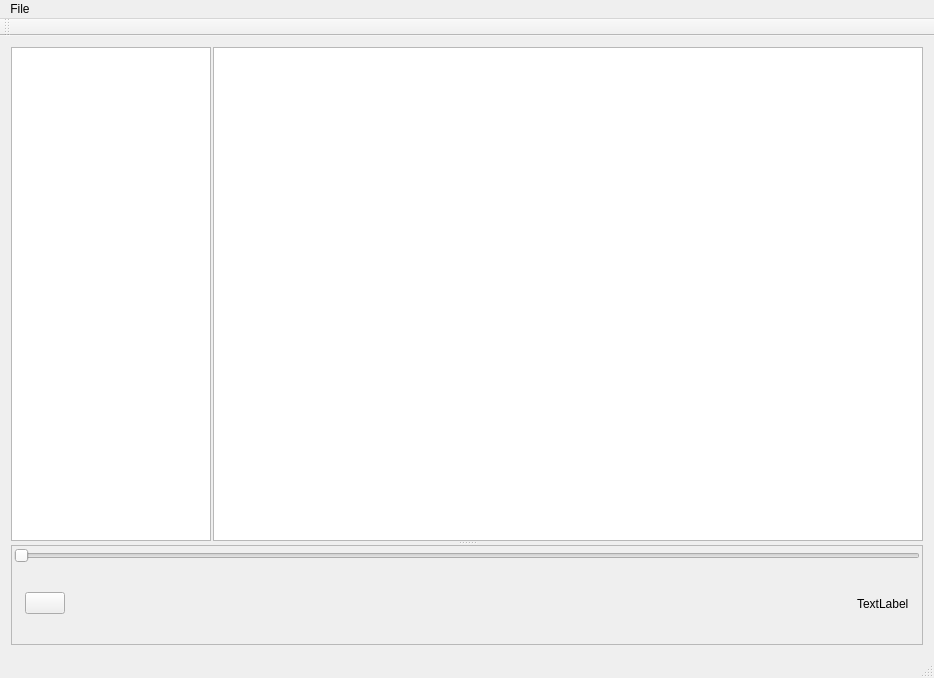
<?xml version="1.0" encoding="UTF-8"?>
<ui version="4.0">
 <class>MainWindow</class>
 <widget class="QMainWindow" name="MainWindow">
  <property name="geometry">
   <rect>
    <x>0</x>
    <y>0</y>
    <width>934</width>
    <height>678</height>
   </rect>
  </property>
  <property name="windowTitle">
   <string>Visual Vision</string>
  </property>
  <widget class="QWidget" name="centralWidget">
   <layout class="QVBoxLayout" name="verticalLayout">
    <item>
     <widget class="QSplitter" name="splitter">
      <property name="orientation">
       <enum>Qt::Vertical</enum>
      </property>
      <widget class="QWidget" name="widget" native="true">
       <property name="sizePolicy">
        <sizepolicy hsizetype="Preferred" vsizetype="Preferred">
         <horstretch>0</horstretch>
         <verstretch>3</verstretch>
        </sizepolicy>
       </property>
       <layout class="QHBoxLayout" name="horizontalLayout">
        <property name="spacing">
         <number>2</number>
        </property>
        <property name="leftMargin">
         <number>0</number>
        </property>
        <property name="topMargin">
         <number>0</number>
        </property>
        <property name="rightMargin">
         <number>0</number>
        </property>
        <property name="bottomMargin">
         <number>0</number>
        </property>
        <item>
         <widget class="ListGph" name="gphList">
          <property name="sizePolicy">
           <sizepolicy hsizetype="Expanding" vsizetype="Expanding">
            <horstretch>1</horstretch>
            <verstretch>0</verstretch>
           </sizepolicy>
          </property>
          <property name="minimumSize">
           <size>
            <width>200</width>
            <height>0</height>
           </size>
          </property>
          <property name="maximumSize">
           <size>
            <width>200</width>
            <height>16777215</height>
           </size>
          </property>
         </widget>
        </item>
        <item>
         <widget class="Viewer" name="gphWindow">
          <property name="sizePolicy">
           <sizepolicy hsizetype="Expanding" vsizetype="Expanding">
            <horstretch>3</horstretch>
            <verstretch>0</verstretch>
           </sizepolicy>
          </property>
          <property name="dragMode">
           <enum>QGraphicsView::ScrollHandDrag</enum>
          </property>
         </widget>
        </item>
       </layout>
      </widget>
      <widget class="QFrame" name="frmPlay">
       <property name="sizePolicy">
        <sizepolicy hsizetype="Preferred" vsizetype="Preferred">
         <horstretch>0</horstretch>
         <verstretch>1</verstretch>
        </sizepolicy>
       </property>
       <property name="minimumSize">
        <size>
         <width>0</width>
         <height>100</height>
        </size>
       </property>
       <property name="frameShape">
        <enum>QFrame::StyledPanel</enum>
       </property>
       <property name="frameShadow">
        <enum>QFrame::Raised</enum>
       </property>
       <layout class="QVBoxLayout" name="verticalLayout_2">
        <property name="spacing">
         <number>2</number>
        </property>
        <property name="leftMargin">
         <number>2</number>
        </property>
        <property name="topMargin">
         <number>2</number>
        </property>
        <property name="rightMargin">
         <number>2</number>
        </property>
        <property name="bottomMargin">
         <number>2</number>
        </property>
        <item>
         <widget class="QSlider" name="hslPlay">
          <property name="maximum">
           <number>0</number>
          </property>
          <property name="orientation">
           <enum>Qt::Horizontal</enum>
          </property>
         </widget>
        </item>
        <item>
         <widget class="QWidget" name="widget_2" native="true">
          <layout class="QHBoxLayout" name="horizontalLayout_2">
           <item>
            <widget class="QPushButton" name="cmdPlay">
             <property name="text">
              <string/>
             </property>
             <property name="icon">
              <iconset resource="datatype.qrc">
               <normaloff>:/interface/play.png</normaloff>:/interface/play.png</iconset>
             </property>
             <property name="iconSize">
              <size>
               <width>32</width>
               <height>32</height>
              </size>
             </property>
            </widget>
           </item>
           <item>
            <spacer name="horizontalSpacer">
             <property name="orientation">
              <enum>Qt::Horizontal</enum>
             </property>
             <property name="sizeHint" stdset="0">
              <size>
               <width>40</width>
               <height>20</height>
              </size>
             </property>
            </spacer>
           </item>
           <item>
            <widget class="QLabel" name="lblFrames">
             <property name="text">
              <string>TextLabel</string>
             </property>
            </widget>
           </item>
          </layout>
         </widget>
        </item>
       </layout>
      </widget>
     </widget>
    </item>
   </layout>
  </widget>
  <widget class="QMenuBar" name="menuBar">
   <property name="geometry">
    <rect>
     <x>0</x>
     <y>0</y>
     <width>934</width>
     <height>18</height>
    </rect>
   </property>
   <widget class="QMenu" name="menuFile">
    <property name="title">
     <string>File</string>
    </property>
    <addaction name="actionOpen"/>
    <addaction name="actionSave"/>
    <addaction name="actionExit"/>
   </widget>
   <addaction name="menuFile"/>
  </widget>
  <widget class="QToolBar" name="mainToolBar">
   <attribute name="toolBarArea">
    <enum>TopToolBarArea</enum>
   </attribute>
   <attribute name="toolBarBreak">
    <bool>false</bool>
   </attribute>
  </widget>
  <widget class="QStatusBar" name="statusBar"/>
  <action name="actionExit">
   <property name="text">
    <string>Exit</string>
   </property>
  </action>
  <action name="actionOpen">
   <property name="text">
    <string>Open</string>
   </property>
  </action>
  <action name="actionSave">
   <property name="text">
    <string>Save</string>
   </property>
  </action>
 </widget>
 <layoutdefault spacing="6" margin="11"/>
 <customwidgets>
  <customwidget>
   <class>ListGph</class>
   <extends>QGraphicsView</extends>
   <header>listgph.h</header>
  </customwidget>
  <customwidget>
   <class>Viewer</class>
   <extends>QGraphicsView</extends>
   <header>viewer.h</header>
  </customwidget>
 </customwidgets>
 <resources>
  <include location="datatype.qrc"/>
 </resources>
 <connections/>
</ui>
